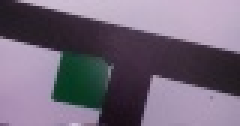
#> input picture ml_data/green_us/green_us/1636799878016 f=180.jpg, 80 x 42 px, given in place of green_us, which was not available (shown 3 times larger)
$ python mimeograph_data.py
#> lines starting #> are read from the running program, lines starting #| are printed output that depends on the picture; pictures that were not available may be replaced by others from this repository, and a replacement may not be noted
# Mimeographs data in given folder

import cv2
import os
from PIL import Image,ImageFilter
from PIL import ImageEnhance
import shutil
import errno
from skimage.util import random_noise
import numpy as np

pathToMimeographImages = "/data/Programmieren/Robocup/2022/Main Repo 2022/robocup/ml_data/green/green_us"


# flip images:
fileNames = os.listdir(pathToMimeographImages)
for fileName in fileNames:
	curPath = str(pathToMimeographImages + "/" + fileName)
	image = cv2.imread(curPath)
#> image is the input picture: shape (42, 80, 3); mean B, G, R 121, 103.5, 114.5
	image = cv2.flip(image, 1)
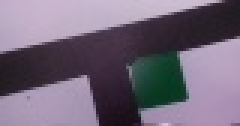
#> image: shape (42, 80, 3) (shown 3 times larger); mean B, G, R 121, 103.5, 114.5
	pathToSave = str(pathToMimeographImages + "/" + fileName)
	pathToSave = pathToSave[:-4]
	pathToSave = pathToSave + " f=180.jpg"
	cv2.imwrite(pathToSave, image)
#> pass 2 of the loop `for fileName in fileNames:`:
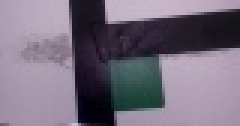
#> input picture ml_data/green_us/green_us/1636800238374 f=180.jpg, 80 x 42 px, given in place of no_green_us, which was not available (shown 3 times larger)
#> image is the input picture: shape (42, 80, 3); mean B, G, R 124.8, 109.1, 118.1
#> `image = cv2.flip(image, 1)`:
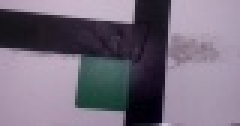
#> image: shape (42, 80, 3) (shown 3 times larger); mean B, G, R 124.8, 109.1, 118.1
"""
# flip images:
fileNames = os.listdir(pathToMimeographImages)
for fileName in fileNames:
	curPath = str(pathToMimeographImages + "/" + fileName)
	image = cv2.imread(curPath)
	image = cv2.flip(image, 1)
	pathToSave = str(pathToMimeographImages + "/" + fileName)
	pathToSave = pathToSave[:-4]
	pathToSave = pathToSave + " f=1802.jpg"
	cv2.imwrite(pathToSave, image)
"""
# change contrast:
fileNames = os.listdir(pathToMimeographImages)
for fileName in fileNames:
	curPath = str(pathToMimeographImages + "/" + fileName)
	image = Image.open(curPath)
#> image: PIL image 80x42 RGB
	enh = ImageEnhance.Contrast(image)
	out = enh.enhance(0.9) # 0.8, 1.2, 1.4

	pathToSave = str(pathToMimeographImages + "/" + fileName)
	pathToSave = pathToSave[:-4]
	pathToSave = pathToSave + " c=0,9.jpg"
	out.save(pathToSave)
#> pass 2 of the loop `for fileName in fileNames:`:

# change brightness:
fileNames = os.listdir(pathToMimeographImages)
for fileName in fileNames:
	curPath = str(pathToMimeographImages + "/" + fileName)
	image = Image.open(curPath)
	enhancer = ImageEnhance.Brightness(image)
	im_output = enhancer.enhance(0.9)
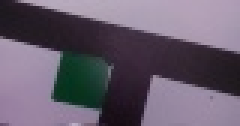
#> im_output: PIL image 80x42 RGB (shown 3 times larger); mean R, G, B 102.6, 92.7, 108.4
	pathToSave = str(pathToMimeographImages + "/" + fileName)
	pathToSave = pathToSave[:-4]
	pathToSave = pathToSave + " b=0,8.jpg"
	im_output.save(pathToSave)
#> pass 2 of the loop `for fileName in fileNames:`:
"""
# add noise:
fileNames = os.listdir(pathToMimeographImages)
for fileName in fileNames:
	curPath = str(pathToMimeographImages + "/" + fileName)
	image = cv2.imread(curPath)
	image = random_noise(image, mode='s&p',amount=0.01)
	image = np.array(255*image, dtype = 'uint8')
	pathToSave = str(pathToMimeographImages + "/" + fileName)
	pathToSave = pathToSave[:-4]
	pathToSave = pathToSave + " n=0.01.jpg"
	cv2.imwrite(pathToSave, image)
"""
